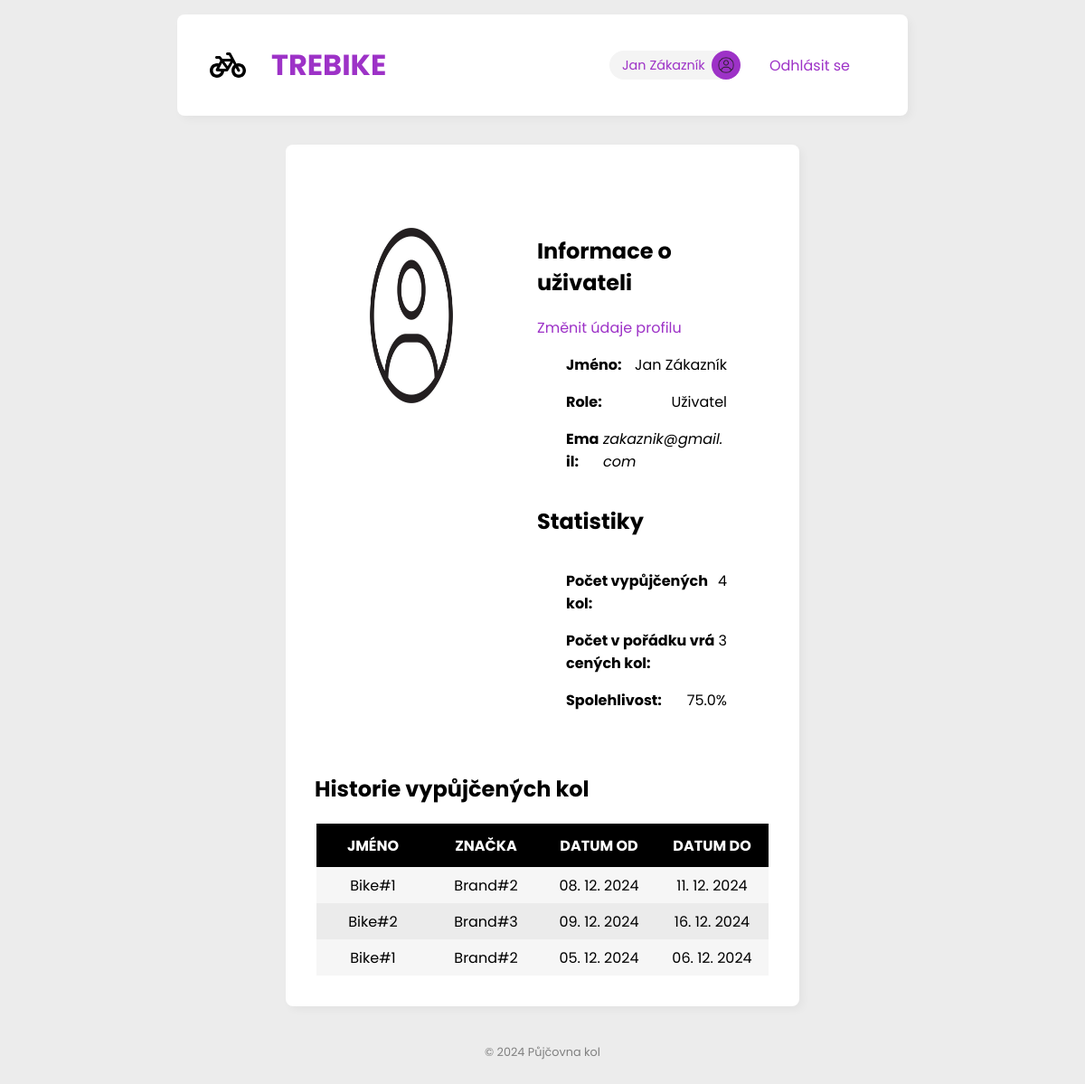
Page /profile/1 (signed in) on the earlier database version.
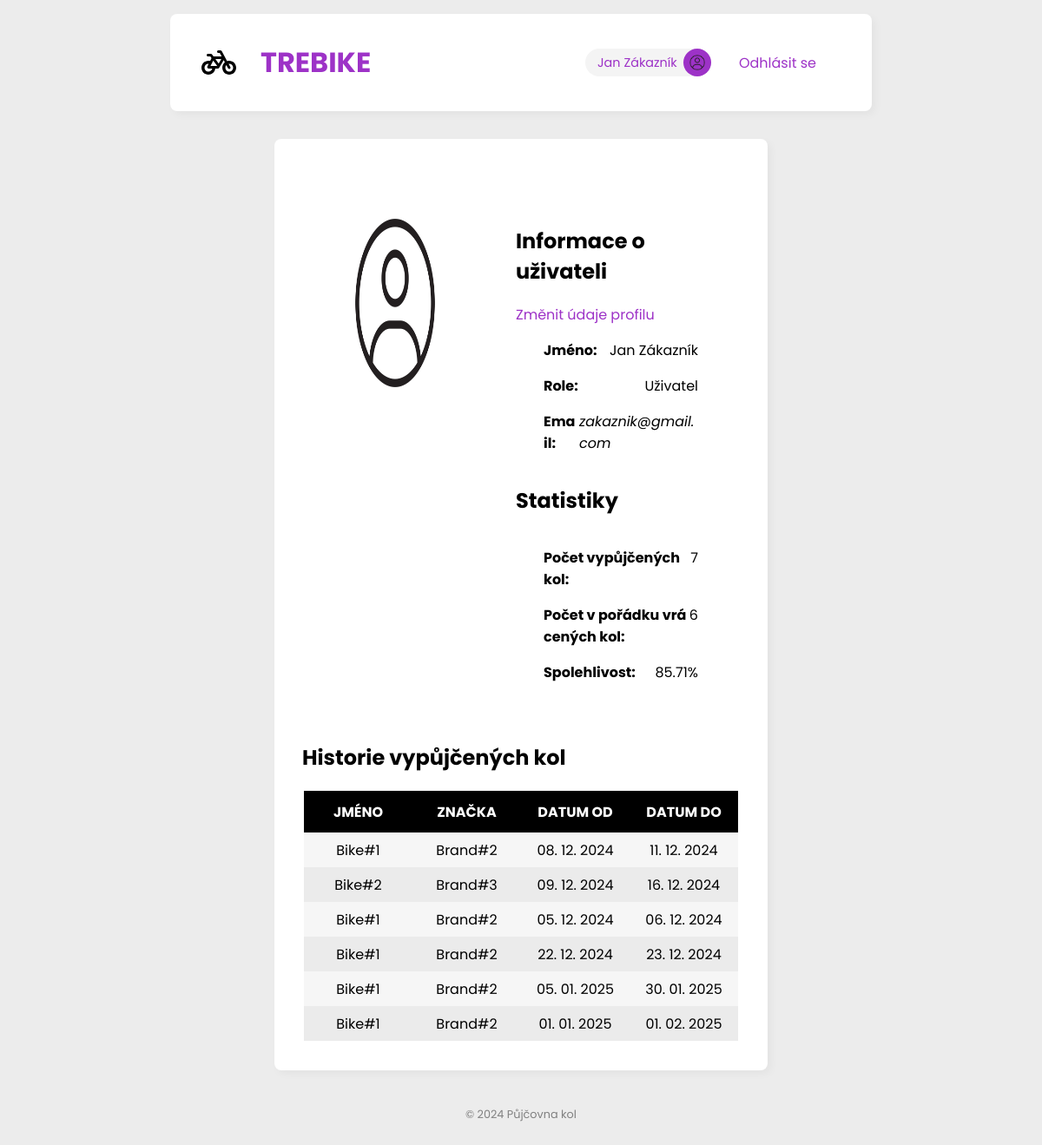
Same page on the later database version.
### tables this page shows
CREATE TABLE users (
    id INTEGER PRIMARY KEY AUTOINCREMENT,
    first_name VARCHAR NOT NULL,
    last_name VARCHAR NOT NULL,
    email VARCHAR NOT NULL,
    password VARCHAR NOT NULL,
    role INTEGER NOT NULL,
    avatar VARCHAR,
    created_at TIMESTAMP NOT NULL,
    updated_at TIMESTAMP NOT NULL
);

CREATE TABLE bike_events (
    id INTEGER PRIMARY KEY AUTOINCREMENT,
    user_id INTEGER NOT NULL,
    bike_id INTEGER NOT NULL,
    type INTEGER NOT NULL,
    date_from DATETIME NOT NULL,
    date_to DATETIME NOT NULL,
    total_price INTEGER NOT NULL,
    payment_method INTEGER NOT NULL, -- Platba na místě: 1 | Platba kartou online: 2
    status INTEGER,
    description VARCHAR,
    FOREIGN KEY (user_id) REFERENCES users(id),
    FOREIGN KEY (bike_id) REFERENCES bikes(id)
);

CREATE TABLE bikes (
    id INTEGER PRIMARY KEY AUTOINCREMENT,
    name VARCHAR NOT NULL,
    brand_id INTEGER NOT NULL,
    type INTEGER NOT NULL,
    price_per_day DOUBLE NOT NULL,
    img VARCHAR NOT NULL,
    FOREIGN KEY (brand_id) REFERENCES brands(id)
);

CREATE TABLE brands (
    id INTEGER PRIMARY KEY AUTOINCREMENT,
    name VARCHAR NOT NULL,
    motto VARCHAR NOT NULL,
    established DATE NOT NULL
);

### app.py (the view)
@app.route('/profile/<user_id>')
def view_profile_page(user_id):
    user = UserService.getByID(user_id)
    bikes = BikeEventService.getRentedBikesByID(user_id)
    return render_template("profile.jinja", user=user, bikes=bikes, getReliability=UserService.getReliability)

### app.py (called while the page is built)
@app.before_request
def before_request():
    BikeEventService.check_rents()

### database/database.py (called while the page is built)
def get_db():
    if 'db' not in g:
        project_root = os.path.dirname(os.path.realpath(__file__))
        database_path = os.path.join(project_root, '..', current_app.config['DATABASE'])
        g.db = sqlite3.connect(
            database_path,
            detect_types=sqlite3.PARSE_DECLTYPES
        )
        g.db.row_factory = sqlite3.Row
        g.db.set_trace_callback(print)
    return g.db

### service/bike_event_service.py (called while the page is built)
    @staticmethod
    def getRentedBikesByID(user_id):
        db = get_db()
        sql = 'SELECT b.name AS bike_name, br.name AS brand_name, date_from, date_to FROM bike_events JOIN bikes b ON bike_events.bike_id = b.id JOIN brands br ON b.brand_id = br.id WHERE user_id=? AND bike_events.type = 1'
        bikes = db.execute(sql, [user_id]).fetchall()
        formatted_bikes = []
        for bike in bikes:
            formatted_bike = {
                'bike_name': bike['bike_name'],
                'brand_name': bike['brand_name'],
                'date_from': datetime.strptime(bike['date_from'], "%Y-%m-%d").strftime("%d. %m. %Y"),
                'date_to': datetime.strptime(bike['date_to'], "%Y-%m-%d").strftime("%d. %m. %Y")
            }
            formatted_bikes.append(formatted_bike)
        return formatted_bikes

    @staticmethod
    def check_rents():
        db = get_db()
        sql = 'UPDATE bike_events SET status = 2 WHERE date_to < CURRENT_DATE AND (type = 1 OR type = 2) AND status = 1'
        db.execute(sql)
        db.commit()

### service/user_service.py (called while the page is built)
    @staticmethod
    def getByID(user_id):
        db = get_db()
        sql = "SELECT * FROM users WHERE id = ?"
        user = db.execute(sql, [user_id]).fetchone()
        return user

    @staticmethod
    def getReliability(user_id):
        db = get_db()
        sql = '''
        SELECT COUNT(user_id) FROM bike_events
        WHERE user_id=? AND type = 1
        '''
        good_condition_bikes = db.execute(sql, [user_id]).fetchone()[0]
        sql = '''
        SELECT COUNT(user_id) FROM bike_events WHERE user_id=?
        '''
        all_bikes = db.execute(sql, [user_id]).fetchone()[0]
        if all_bikes == 0:  # Ochrana proti dělení nulou
            return all_bikes, good_condition_bikes, 0
        reliability = round((good_condition_bikes / all_bikes) * 100, 2)
        return all_bikes, good_condition_bikes, reliability

### templates/profile.jinja
{% extends '__main.jinja' %}
{% block content %}
    <div class="main profile-box">
        <div class="box dashboard ">
            <div class="profile">
                <div class="profile-img">
                    <img src="{{ url_for('static', filename='img/' + user.avatar) }}"
                         alt="{{ user.first_name, " ", user.last_name }}" class="bike-img">
                </div>
                <div class="profile-info">
                    <h2>Informace o uživateli</h2>
                    {% if user.id == session['user_id'] %}
                        <a href="{{ url_for('edit_profile.page') }}">Změnit údaje profilu</a>
                    {% endif %}
                    <div class="profile-info-div">
                        <p class="profile-info-item">
                            <span>Jméno: </span>
                            {{ user.first_name }} {{ user.last_name }}
                        </p>
                        <p class="profile-info-item">
                            <span>Role: </span>
                            {% if user.role == 0 %}
                                Uživatel
                            {% else %}
                                Správce
                            {% endif %}
                        </p>
                        <p class="profile-info-item">
                            <span>Email: </span>
                            <span class="italic">{{ user.email }}</span>
                        </p>
                    </div>
                    {% if user.id == session['user_id'] or session['role'] == 1 %}
                        <h2>Statistiky</h2>
                        <div class="profile-info-div">
                            <p class="profile-info-item">
                                <span>Počet vypůjčených kol: </span>
                                {{ getReliability(user.id)[0] }}
                            </p>
                            <p class="profile-info-item">
                                <span>Počet v pořádku vrácených kol: </span>
                                {{ getReliability(user.id)[1] }}
                            </p>
                            <p class="profile-info-item">
                                <span>Spolehlivost: </span>
                                {{ getReliability(user.id)[2] }}%
                            </p>
                        </div>
                    {% endif %}
                </div>
            </div>
            {% if bikes %}
                <h2>Historie vypůjčených kol</h2>
                <table class="table">
                    <tr class="table-header">
                        <td class="header__item">Jméno</td>
                        <th class="header__item">Značka</th>
                        <th class="header__item">Datum od</th>
                        <th class="header__item">Datum do</th>
                    </tr>
                    {% for bike in bikes %}
                        <tr class="table-row">
                            <td class="table-data">{{ bike.bike_name }}</td>
                            <td class="table-data">{{ bike.brand_name }}</td>
                            <td class="table-data">{{ bike.date_from }}</td>
                            <td class="table-data">{{ bike.date_to }}</td>
                        </tr>
                    {% endfor %}
                </table>
            {% else %}
                {% if user.role == 0 %}
                    <h2>Uživatel si zatím nevypůjčil žádná kola.</h2>
                {% else %}
                    <h2>Uživatel si nemůže vypůjčovat kola.</h2>
                {% endif %}
            {% endif %}
        </div>
    </div>
{% endblock %}

### templates/__main.jinja (shortened to what this page needs)
<!DOCTYPE html>
<html lang="en">
<head>
    <link rel="stylesheet" href="{{ url_for('static', filename='css/styles.css') }}" type="text/css">
</head>
<body>
<div class="page-wrapper">
    <div class="page">
        {% include '__header.jinja' %}
        {% block content %}
        {% endblock %}
        {% include '__footer.jinja' %}
    </div>
</div>
</body>
</html>

### templates/__header.jinja (shortened to what this page needs)
{% block header %}
    <div class="topbar box">
        <a href="{{ url_for('view_dashboard_page') }}" class="logo">
            <h1 class="mr-1">TREBIKE</h1>
        </a>
    <div class="nav">
    {% if session['authenticated'] %}
            <a href="{{ url_for('view_profile_page', user_id=session['user_id']) }}" class="user-info">
                <div class="username">{{ session['first_name'] }} {{ session['last_name'] }}</div>
                <div class="user-avatar">
                {% if session['avatar'] %}
                    <img src="{{ url_for('static', filename='img/' + session['avatar']) }}" alt="Logged-in user menu">
                {% else %}
                    <img src="{{ url_for('static', filename='img/person.png') }}" alt="Logged-in user menu">
                {% endif %}
                </div>
            </a>
        <div>
        <a href="{{ url_for('logout.page') }}">Odhlásit se</a>
        </div>
        {% endif %}
    </div>
    </div>
{% endblock %}

### templates/__footer.jinja
<footer>
    &copy; 2024 Půjčovna kol
</footer>

### static/css/styles.css (style rules this page uses)
:root { --accent: #9D32C7; --accent-2: #EC2F4B; --text: #5c0e61; --text-2: #731422; --text-hover: var(--accent); --text-active: #FFFFFF; --border-width: 0.125em; --table-spacing: 24px; --table-half-spacing: 12px; }
* { box-sizing: border-box; font-family: "Poppins", serif; }
a { color: var(--accent); text-decoration: none; }
.mr-1 { margin-right: 1em; }
body { padding: 0; margin: 0; background: #f4f4f4; font-family: sans-serif; }
.page-wrapper { display: flex; justify-content: center; background-color: rgb(0, 0, 0, 0.03); min-height: 100vh; }
.page { width: 70%; }
.main { display: flex; }
footer { color: gray; text-align: center; margin: 2em 0; font-size: 0.8em; }
.box { background: white; border-radius: 8px; box-shadow: rgba(0, 0, 0, 0.04) 4px 4px 10px; padding: 2em; margin: 1em; }
.topbar { display: flex; flex-direction: row; justify-content: space-between; align-items: center; }
.logo { display: flex; flex-direction: row; justify-items: space-between; width: 20vw; align-items: center; }
.topbar a svg { height: 4vh; width: 4vw; margin-right: 1.5em; }
.topbar h1 { margin: 0; }
.nav { display: flex; align-items: center; }
.nav div { margin-right: 2em; }
.topbar .user-info { display: flex; align-items: center; }
.topbar .user-info .username { margin-right: -1em; padding: 0.4em 1.5em 0.4em 1em; text-align: right; background: #f4f4f4; border-radius: 16px 0 0 16px; font-size: 0.9em; }
.topbar .user-avatar { display: flex; justify-content: center; align-content: center; background: #9D32C7; padding: 0.3em; border-radius: 50%; width: 2em; height: 2em; }
.dashboard { flex-grow: 1; }
.bike-img { width: 100%; height: 250px; object-fit: fill; }
.profile-box { margin: auto; width: 50vw; display: flex; justify-content: center; }
.profile { display: flex; flex-direction: row; justify-content: space-between; gap: 3em; padding: 2em 3em 1em 3em; min-height: 50vh; }
.profile-img { width: 100%; height: 250px; object-fit: fill; }
.profile-img img { border-radius: 48%; }
.profile-info { display: flex; flex-direction: column; padding: 1em 0em 1em 2em; }
.profile-info-div { width: 17.5vw; padding: 0 0 0 2em; }
.profile-info-item { display: flex; flex: row; justify-content: space-between; word-break: break-all; }
.profile-info-item span:not(.italic) { font-weight: bold; }
.italic { font-style: italic; }
.table { width:100%; }
.table-header { display:flex; width:100%; background:black; padding:(var(--table-half-spacing * 1.5)) 0; height: 6vh; }
.table-data, .header__item { flex: 1 1 20%; text-align:center; margin: auto; }
.header__item { text-transform:uppercase; color:white; font-weight: bolder; }

Differences in the rows shown:
added bike_events: bike_name "Bike#1", brand_name "Brand#2", date_from "22. 12. 2024", date_to "23. 12. 2024"
added bike_events: bike_name "Bike#1", brand_name "Brand#2", date_from "05. 01. 2025", date_to "30. 01. 2025"
added bike_events: bike_name "Bike#1", brand_name "Brand#2", date_from "01. 01. 2025", date_to "01. 02. 2025"
Other differences:
{{ getReliability(user.id)[0] }}: "4" → "7"
{{ getReliability(user.id)[1] }}: "3" → "6"
{{ getReliability(user.id)[2] }}: "75.0" → "85.71"
